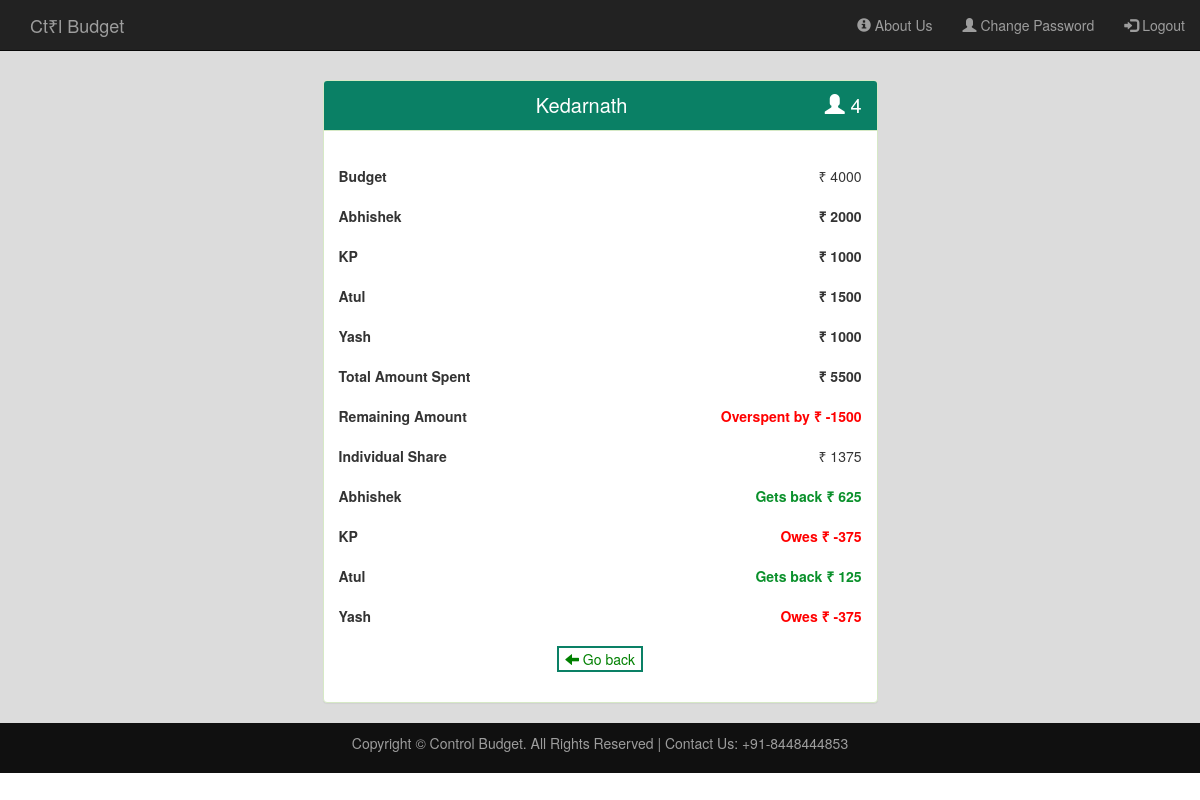
Page /expense_distribution.php?idp=5 (signed in) on the committed database.
### tables this page shows
CREATE TABLE IF NOT EXISTS `plan` (
  `id` int(11) NOT NULL AUTO_INCREMENT,
  `title_trip` varchar(255) DEFAULT NULL,
  `_from` date DEFAULT NULL,
  `_to` date DEFAULT NULL,
  `ibudget` int(11) DEFAULT NULL,
  `no_of_people` int(11) DEFAULT NULL,
  `name_of_person` longtext,
  `user_id` int(11) DEFAULT NULL,
  PRIMARY KEY (`id`)
);

### expense_distribution.php (the view, shortened to what this page needs)
<?php
require 'common.php';
?>
<!DOCTYPE html>
<html>
    <head>
        <link rel="stylesheet" href="https://maxcdn.bootstrapcdn.com/bootstrap/3.3.7/css/bootstrap.min.css" >
        <link rel="stylesheet" href="style.css" type="text/css">
    </head>
    <body>
        <?php
        include 'header.php';
        ?>
        <div class="head">
            <div class="container">
                <br>
                <br>
                <br>
                <br>
                <div class="row">
                    <?php
                    $user_id = $_SESSION['user_id'];
                    $idpass = mysqli_real_escape_string($con, $_GET['idp']);
                    $select_query1 = "SELECT * FROM plan WHERE plan.user_id='$user_id'AND plan.id='$idpass'";
                    $select_query_result1 = mysqli_query($con, $select_query1)or die(mysqli_error($con));
                    $row1 = mysqli_fetch_array($select_query_result1);
                    $name1 = $row1['name_of_person'];
                    $no_of_people = $row1['no_of_people'];
                    $sum = 0;
                    ?>
                    <div class="col-xs-10 col-xs-offset-1 col-md-6 col-md-offset-3">
                        <div class="panel panel-success">
                            <div class="panel-heading">
                                <center>
                                    <?php
                                    $nam = $row1['title_trip'];
                                    echo $nam;
                                    $ids = $row1['id'];
                                    ?>
                                    <div class="right">
                                        <span class="glyphicon glyphicon-user"></span><?php echo" " . $row1['no_of_people']; ?>
                                    </div>
                                </center>
                            </div>
                            <div class="panel-body">
                                <br>
                                <b> Budget  </b>
                                <div class="right">
                                    &#8377  <?php echo $row1['ibudget']; ?>
                                </div>
                                <br>
                                <br>
                                <?php
                                $spent = array();
                                $names = strtok($name1, ",");
                                while ($names) {
                                    $spent[$names] = 0;
                                    ?>
                                    <b> <?php echo $names; ?></b>
                                    <?php
                                    $select_query2 = "SELECT * FROM expense WHERE expense.users_id='$user_id'AND expense.plan_id='$idpass'";
                                    $select_query_result2 = mysqli_query($con, $select_query2)or die(mysqli_error($con));
                                    while ($row2 = mysqli_fetch_array($select_query_result2)) {
                                        if ($names == $row2['by_whom']) {
                                            $spent[$names] += $row2['amount_spent'];
                                            $sum += $row2['amount_spent'];
                                        }
                                    }
                                    ?>
                                    <div class="right">
                                        <b>&#8377  <?php echo $spent[$names]; ?></b>
                                    </div>
                                    <?php
                                    $names = strtok(",");
                                    echo " <br><br>";
                                }
                                ?>
                                <b> Total Amount Spent  </b>
                                <div class="right">
                                    <b>&#8377  <?php echo $sum; ?></b>
                                </div>
                                <br>
                                <br>
                                <b>Remaining Amount  </b>
                                <div class="right">
                                    <?php
                                    $total = $row1['ibudget'] - $sum;
                                    if ($total > 0) {
                                        ?>
                                        <b class="x"> &#8377 <?php echo $total; ?></b>
                                        <?php
                                    } else if ($total < 0) {
                                        ?>
                                        <b class="y">Overspent by &#8377 <?php echo $total; ?></b>
                                        <?php
                                    } else {
                                        ?>
                                        <b class="z">&#8377 <?php echo $total; ?></b>
                                    <?php }
                                    ?>
                                </div>
                                <br>
                                <br>
                                <b>Individual Share  </b>
                                <div class="right">
                                    &#8377  <?php
                                    $individual_share = $sum / $no_of_people;
                                    echo $individual_share
                                    ?>
                                </div>
                                <br>
                                <br>
                                <?php
                                $names = strtok($name1, ',');
                                while ($names) {
                                    ?>
                                    <b><?php echo $names; ?></b>
                                    <div class="right">
                                        <?php
                                        $share = $spent[$names] - $individual_share;
                                        if ($share > 0) {
                                            ?>
                                            <b class="x"> Gets back &#8377 <?php echo $share; ?></b>
                                            <?php
                                        } else if ($share < 0) {
                                            ?>
                                            <b class="y"> Owes &#8377 <?php echo $share; ?></b>
                                            <?php
                                        } else {
                                            ?>
                                            <b class="z"> All Settled up</b>
                                        <?php }
                                        ?>
                                    </div>
                                    <br>
                                    <br>
                                    <?php
                                    $names = strtok(",");
                                }
                                ?>
                                <center>
                                    <form method="POST" action="view_plan.php?id=<?php echo $ids ?>&idp=<?php echo $idpass ?>">
                                        <div class="form-group">
                                            <button type="submit" name="submit" class="button1"><span class="glyphicon  glyphicon-arrow-left">   </span>  Go back</button>
                                        </div>
                                    </form>
                                </center>
                            </div>
                        </div>
                    </div>
                </div>
            </div>
        </div>
        <?php
        include 'footer.php';
        ?>
    </body>
</html>

### header.php (shortened to what this page needs)
<nav class="navbar navbar-inverse navbar-fixed-top">
    <div class="container">
        <div class="navbar-header">
            <a href="index.php" class="navbar-brand">Ct&#8377l Budget</a>
        </div>
        <div class="collapse navbar-collapse" id="myNavbar">
            <ul class="nav navbar-nav navbar-right">
                <ul class="nav navbar-nav navbar-right">
                    <?php
                    if (isset($_SESSION['email'])) {
                        ?>
                        <li><a href="about_us.php"><span class="glyphicon glyphicon-info-sign"></span> About Us</a></li>
                        <li><a href = "change_password.php"><span class = "glyphicon glyphicon-user"></span> Change Password</a></li>
                        <li><a href = "logout.php"><span class ="glyphicon glyphicon-log-in"></span> Logout</a></li>
                        <?php
                    } else {
                        ?>
                        <li><a href="about_us.php"><span class="glyphicon glyphicon-info-sign"></span> About Us</a></li>
                        <li><a href="signup.php"><span class="glyphicon glyphicon-user"></span> Sign Up</a></li>
                        <li><a href="login.php"><span class="glyphicon glyphicon-log-in"></span> Login</a></li>
    <?php
}
?>
                </ul>
            </ul>
        </div>
    </div>
</nav>

### footer.php
<footer>
 <div class="container">
 <center>
 <p>Copyright &copy; Control Budget. All Rights Reserved | Contact Us: +91-8448444853</p>
 </center>
 </div>
</footer>

### style.css (style rules this page uses)
html,body { height: 100%; }
footer { padding:10px 0; background-color:#101010; color:#9d9d9d; bottom:0; width:100%; }
footer p { cursor:none; }
.head { background-color:rgb(220, 220, 220); min-height: 610px; }
.button1 { background-color: white; color: green; border: 2px solid #0a8065; }
.right { float: right; }
.x { color:#0a902b; }
.y { color:red; }
.panel-heading { font-size: 20px; background-color:#0a8065 !important; color:white !important; }

### rows in the picture
plan: title_trip "Kedarnath", no_of_people "4", ibudget "4000", name_of_person "Abhishek", name_of_person "2000", ibudget "-1500", no_of_people "1375", share "625", no_of_people "-375", no_of_people "125"

### other values in the picture
$names "KP"
$spent[$names] "1000"
$names "Atul"
$spent[$names] "1500"
$names "Yash"
$sum "5500"
